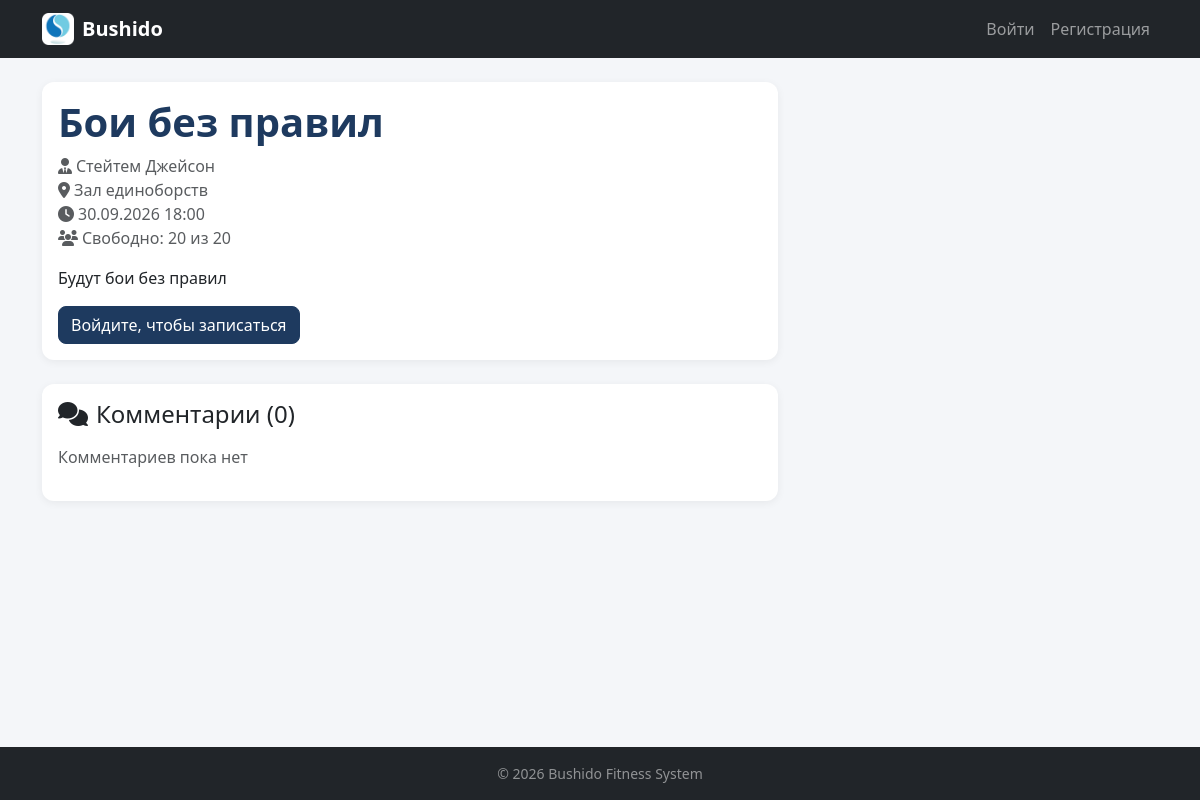
Screenshot of /sessions/2/ with the database file from the repository.
### main/models.py (models this page shows, shortened)
class Session(models.Model):
    trainer = models.ForeignKey(Trainer, on_delete=models.CASCADE, verbose_name='Тренер')
    zone = models.ForeignKey(Zone, on_delete=models.CASCADE, verbose_name='Зона')
    title = models.CharField(max_length=100, verbose_name='Название')
    date = models.DateTimeField(verbose_name='Дата и время')
    max_participants = models.PositiveIntegerField(verbose_name='Максимум участников')
    description = models.TextField(blank=True, verbose_name='Описание')
    is_deleted = models.BooleanField(default=False, verbose_name='Удалено')
    deleted_at = models.DateTimeField(blank=True, null=True, verbose_name='Дата удаления')
    objects = ActiveManager()
    all_objects = models.Manager()
    class Meta:
        verbose_name = 'Сессия'
        verbose_name_plural = 'Сессии'
        ordering = ['-date']
    def booked_count(self):
        return self.booking_set.filter(status='approved', is_deleted=False).count()
    def free_places(self):
        return max(0, self.max_participants - self.booked_count())

class Trainer(models.Model):
    first_name = models.CharField(max_length=50, verbose_name='Имя')
    last_name = models.CharField(max_length=50, verbose_name='Фамилия')
    specialization = models.CharField(max_length=100, verbose_name='Специализация')
    photo = models.ImageField(upload_to='trainers/', blank=True, null=True, verbose_name='Фото')
    description = models.TextField(blank=True, verbose_name='Описание')
    is_deleted = models.BooleanField(default=False, verbose_name='Удалено')
    deleted_at = models.DateTimeField(blank=True, null=True, verbose_name='Дата удаления')
    objects = ActiveManager()
    all_objects = models.Manager()
    class Meta:
        verbose_name = 'Тренер'
        verbose_name_plural = 'Тренеры'
    def __str__(self):
        return f"{self.last_name} {self.first_name}"

class Zone(models.Model):
    name = models.CharField(max_length=100, verbose_name='Название')
    capacity = models.PositiveIntegerField(verbose_name='Вместимость')
    description = models.TextField(blank=True, verbose_name='Описание')
    is_deleted = models.BooleanField(default=False, verbose_name='Удалено')
    deleted_at = models.DateTimeField(blank=True, null=True, verbose_name='Дата удаления')
    objects = ActiveManager()
    all_objects = models.Manager()
    class Meta:
        verbose_name = 'Зона'
        verbose_name_plural = 'Зоны'

### main/views.py (the view, shortened to what this page needs)
# urls.py: path('sessions/<int:pk>/', views.session_detail, name='session_detail'),
def session_detail(request, pk):
    session = get_object_or_404(Session, pk=pk)
    comments = session.comments.all()
    comment_form = CommentForm()
    is_booked = False
    is_favorite = False
    return render(request, 'main/session_detail.html', {
        'session': session,
        'comments': comments,
        'comment_form': comment_form,
        'is_booked': is_booked,
        'is_favorite': is_favorite,
        'now': timezone.now(),
    })

### main/models.py (called while the page is built)
    def get_queryset(self):
        return super().get_queryset().filter(is_deleted=False)

### main/templates/main/session_detail.html (shortened to what this page needs)
{% extends 'base.html' %}
{% block content %}
<div class="row">
    <div class="col-lg-8">
        <div class="card mb-4">
            <div class="card-body">
                <div class="d-flex justify-content-between align-items-start">
                    <h1 class="page-title mb-2">{{ session.title }}</h1>
                </div>
                <p class="text-muted">
                    <i class="fas fa-user-tie me-1"></i>{{ session.trainer }}<br>
                    <i class="fas fa-map-marker-alt me-1"></i>{{ session.zone.name }}<br>
                    <i class="fas fa-clock me-1"></i>{{ session.date|date:"d.m.Y H:i" }}<br>
                    <i class="fas fa-users me-1"></i>Свободно: {{ session.free_places }} из {{ session.max_participants }}
                </p>
                {% if session.description %}
                    <p>{{ session.description }}</p>
                {% endif %}
                {% if user.is_authenticated %}
                    {% if is_booked %}
                        <div class="alert alert-success mb-0">
                            <i class="fas fa-check me-2"></i>Вы записаны на эту сессию
                        </div>
                    {% elif session.free_places > 0 %}
                        <a href="{% url 'booking_create_for_session' session.pk %}" class="btn btn-primary">
                            <i class="fas fa-plus me-2"></i>Записаться
                        </a>
                    {% else %}
                        <div class="alert alert-warning mb-0">Мест не осталось</div>
                    {% endif %}
                {% else %}
                    <a href="{% url 'login' %}" class="btn btn-primary">Войдите, чтобы записаться</a>
                {% endif %}
            </div>
        </div>
        <div class="card">
            <div class="card-body">
                <h4 class="mb-3"><i class="fas fa-comments me-2"></i>Комментарии ({{ comments.count }})</h4>
                {% for c in comments %}
                    <div class="border-top py-3">
                        <div class="d-flex justify-content-between">
                            <strong>{{ c.user.username }}</strong>
                            <small class="text-muted">{{ c.created_at|date:"d.m.Y H:i" }}</small>
                        </div>
                        <p class="mb-1 mt-1">{{ c.text }}</p>
                        {% if c.user == user or user.is_staff %}
                            <a href="{% url 'comment_delete' c.pk %}" class="text-danger small">
                                <i class="fas fa-trash"></i> Удалить
                            </a>
                        {% endif %}
                    </div>
                {% empty %}
                    <p class="text-muted">Комментариев пока нет</p>
                {% endfor %}
            </div>
        </div>
    </div>
</div>
{% endblock %}

### static/css/style.css (style rules this page uses)
body { background-color: #f4f6f9; font-family: system-ui, -apple-system, "Segoe UI", Roboto, sans-serif; }
.card { border: none; border-radius: 12px; box-shadow: 0 2px 8px rgba(0, 0, 0, 0.06); transition: transform 0.15s ease, box-shadow 0.15s ease; }
.btn { border-radius: 8px; }
.btn-primary { background-color: #1e3a5f; border-color: #1e3a5f; }
.page-title { font-weight: 700; color: #1e3a5f; margin-bottom: 1.5rem; }

### rows the page displays
Session: title "Бои без правил", trainer "Стейтем Джейсон", zone.name "Зал единоборств", date "30.09.2026 18:00", free_places "20", max_participants "20", description "Будут бои без правил", count "0"
